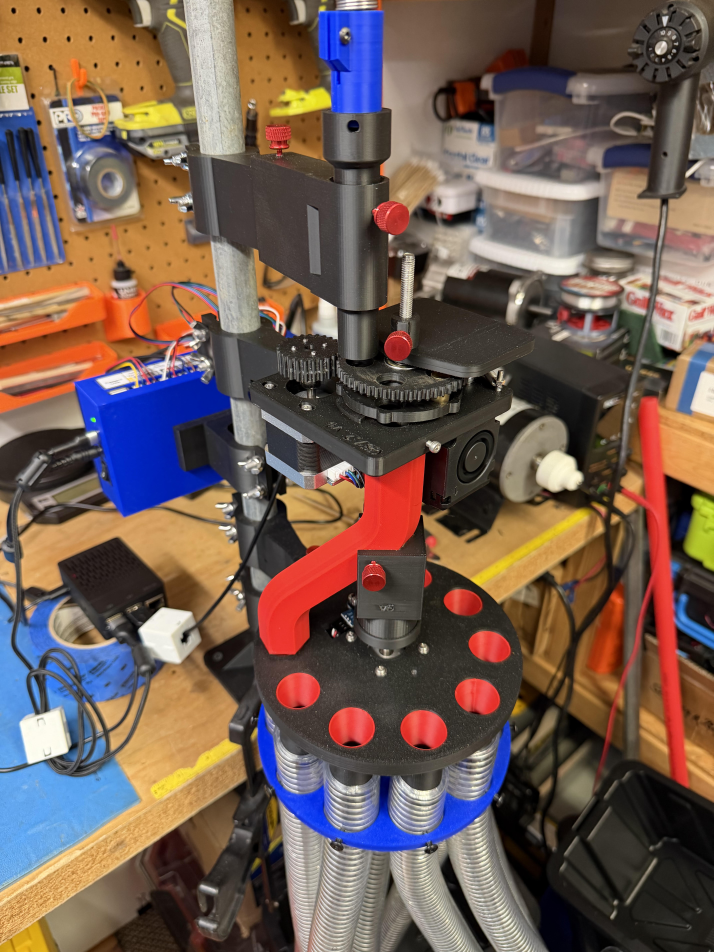
#> input picture hardware/manifold/manifold-1in-hose.jpg, 4284 x 5712 px, given in place of the camera (shown at 1/6 size)
$ python camera_focus_assist.py   (older library calls are emulated)
#> lines starting #> are read from the running program, lines starting #| are printed output that depends on the picture
"""Focus the camera lens by measurement — built for a sealed light tube.

The LightBurn 4K-W (Sunplus 1bcf:28c4, IMX415) advertises V4L2 focus
controls but they are decorative — the lens is a screw-thread MANUAL
focus (probed: focus_absolute 0 vs 1000 = pixel-identical).
The camera lives sealed inside a light-proof tube, so focusing is an
iterative hill-climb: remove housing -> turn lens a noted amount ->
reinsert -> measure -> repeat toward the peak.

Run ON the Pi with the SortIQ service stopped (it owns the device):

    sudo systemctl stop sortiq

    # one reading per insertion, appended to focus_log.txt:
    .venv/bin/python tools/camera_focus_assist.py --note "1/4 CW"

    # or, when the camera is out on the bench and you CAN see it,
    # live mode: prop a target at the tube's lens-to-case distance
    # and turn the lens until the number peaks:
    .venv/bin/python tools/camera_focus_assist.py --live

    sudo systemctl start sortiq

Keep the SAME case in the nest and the LED at the same level for every
measurement — the log records mean brightness so a lighting change that
would skew the comparison is visible. Sharpness is Laplacian variance
on an 8-frame-averaged crop around the brightest blob (the lit case
head); averaging keeps sensor noise from drowning the focus signal.
Each measurement also saves /tmp/focus_check.jpg for an eyeball check.
"""
import argparse
import datetime
import pathlib
import subprocess
import sys

import cv2
import numpy as np

LOG = pathlib.Path(__file__).resolve().parent.parent / "focus_log.txt"
AVG_FRAMES = 8


def open_cam(dev):
#> called with dev = 0
    subprocess.run(
        f"v4l2-ctl -d /dev/video{dev} --set-ctrl auto_exposure=3", shell=True)
#> (this line was passed over: subprocess is not available in this run)
    cap = cv2.VideoCapture(dev, cv2.CAP_V4L2)
    cap.set(cv2.CAP_PROP_FOURCC, cv2.VideoWriter_fourcc(*"MJPG"))
    cap.set(cv2.CAP_PROP_FRAME_WIDTH, 1920)
    cap.set(cv2.CAP_PROP_FRAME_HEIGHT, 1080)
    for _ in range(15):   # AE settle
        cap.read()
#> this loop made 15 passes
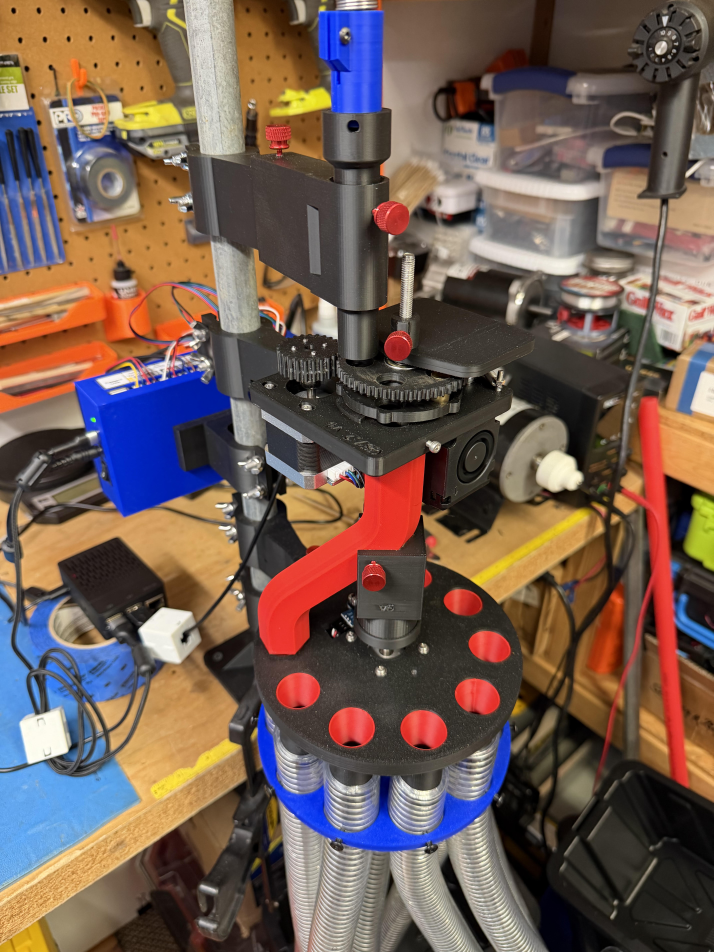
#> input picture hardware/manifold/manifold-1in-hose.jpg, 4284 x 5712 px, given in place of the camera (shown at 1/6 size)
    return cap


def head_crop(gray):
    _, _, _, (x, y) = cv2.minMaxLoc(cv2.GaussianBlur(gray, (51, 51), 0))
    return gray[max(0, y - 160):y + 160, max(0, x - 160):x + 160]


def averaged_reading(cap):
    """Sharpness + brightness on the mean of AVG_FRAMES frames."""
    acc, last = None, None
    n = 0
    while n < AVG_FRAMES:
        ok, f = cap.read()
#> f is the input picture: shape (5712, 4284, 3); mean B, G, R 83.4, 93, 114.2
        if not ok:
            continue
        g = cv2.cvtColor(f, cv2.COLOR_BGR2GRAY).astype(np.float64)
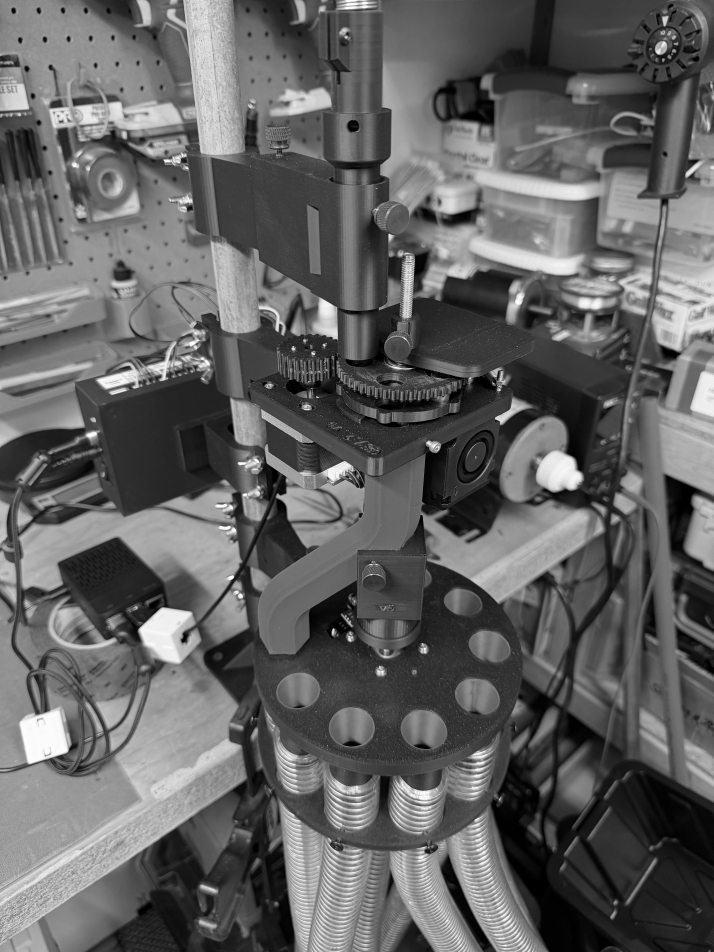
#> g: shape (5712, 4284) float64 (shown at 1/6 size); min 0, max 255, mean 98.3
        acc = g if acc is None else acc + g
        last = f
        n += 1
    mean_img = (acc / n).astype(np.uint8)
    crop = head_crop(mean_img)
#> in head_crop, `_, _, _, (x, y) = cv2.minMaxLoc(cv2.GaussianBlur(gray, (51, 51), 0))`: x = 187; y = 4549
#> in head_crop, `return gray[max(0, y - 160):y + 160, max(0, x - 160):x + 160]`:
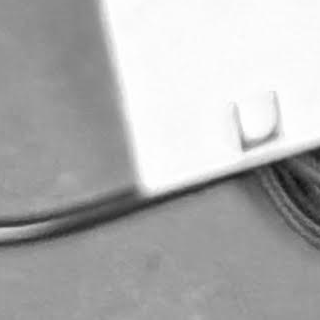
#> returned value: shape (320, 320); min 11, max 255, mean 177
    return (cv2.Laplacian(crop, cv2.CV_64F).var(),
            float(mean_img.mean()), last)


def measure(dev, note):
    cap = open_cam(dev)
    sharp, bright, frame = averaged_reading(cap)
#> sharp = 16.39; bright = 98.29
    cap.release()
    cv2.imwrite("/tmp/focus_check.jpg", frame)

    prev = []
    if LOG.exists():
        prev = [l for l in LOG.read_text().splitlines() if l.strip()]
    stamp = datetime.datetime.now().strftime("%Y-%m-%d %H:%M:%S")
    LOG.open("a").write(
        f"{stamp}  sharpness {sharp:8.1f}  frame-mean {bright:5.1f}"
        f"  {note or ''}\n")

    print(f"\nsharpness: {sharp:.1f}   (frame mean {bright:.1f};"
          f" big brightness swings make readings incomparable)")
#| sharpness: 16.4   (frame mean 98.3; big brightness swings make readings incomparable)
    if prev:
        print("\nhistory:")
        for line in prev[-8:]:
            print("  " + line)
    print(f"  {stamp}  sharpness {sharp:8.1f}  frame-mean {bright:5.1f}"
          f"  {note or ''}   <- this reading")
#|   2026-11-20 07:25:29  sharpness     16.4  frame-mean  98.3     <- this reading
    print(f"\nsnapshot: /tmp/focus_check.jpg   log: {LOG}")


def live(dev):
    cap = open_cam(dev)
    peak = 0.0
    print("Rotate the lens barrel; maximize the number. Ctrl-C to quit.\n")
    try:
        while True:
            ok, frame = cap.read()
            if not ok:
                continue
            crop = head_crop(cv2.cvtColor(frame, cv2.COLOR_BGR2GRAY))
            sharp = cv2.Laplacian(crop, cv2.CV_64F).var()
            peak = max(peak, sharp)
            bar = "#" * int(min(sharp / 60.0, 1.0) * 40)
            print(f"\rsharpness {sharp:7.1f}  peak {peak:7.1f}"
                  f"  |{bar:<40}|", end="", flush=True)
    except KeyboardInterrupt:
        print(f"\n\nbest seen: {peak:.1f}")
    finally:
        cap.release()


if __name__ == "__main__":
    ap = argparse.ArgumentParser(
        description=__doc__, formatter_class=argparse.RawDescriptionHelpFormatter)
    ap.add_argument("device", nargs="?", type=int, default=0,
                    help="video device index (default 0)")
    ap.add_argument("--note", default="",
                    help='what you changed, e.g. "1/4 CW" (logged)')
    ap.add_argument("--live", action="store_true",
                    help="continuous readout for bench focusing")
    args = ap.parse_args()
    if args.live:
        live(args.device)
    else:
        measure(args.device, args.note)

$ run again, on hardware/manifold/manifold-assembled.jpg
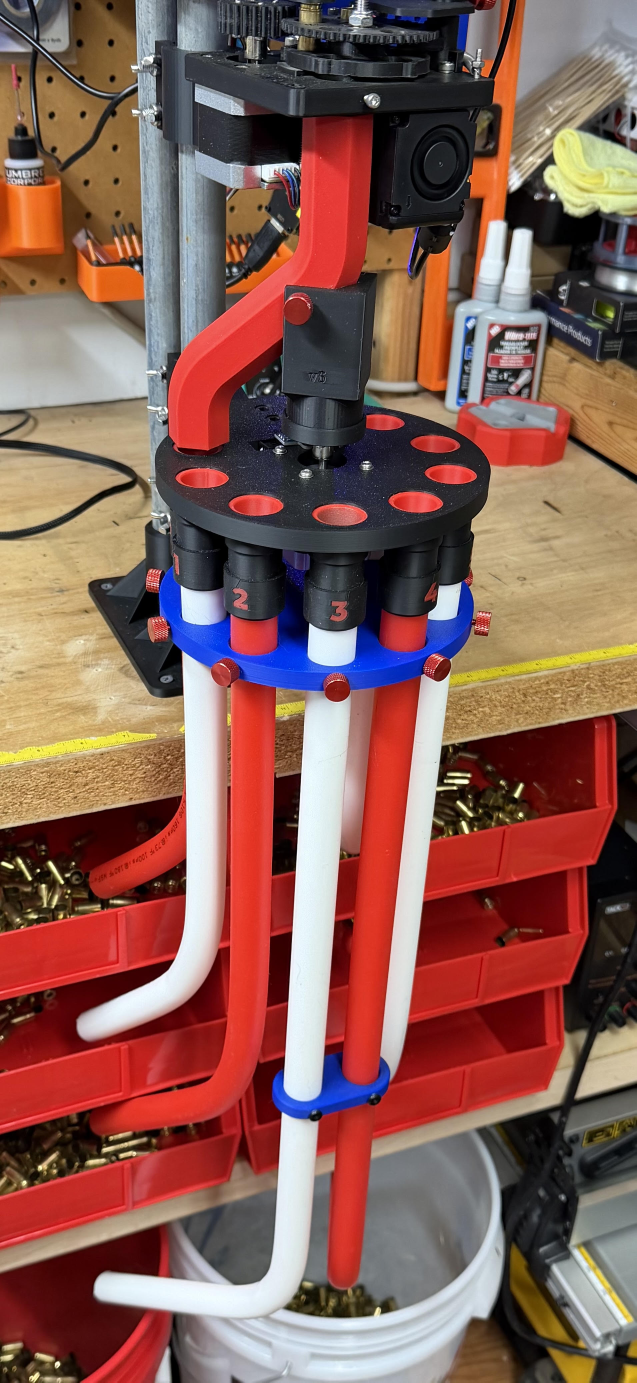
#> input picture hardware/manifold/manifold-assembled.jpg, 1910 x 4147 px, given in place of the camera (shown at 1/3 size)
#> the loop in open_cam, `for _ in range(15):` made 15 passes
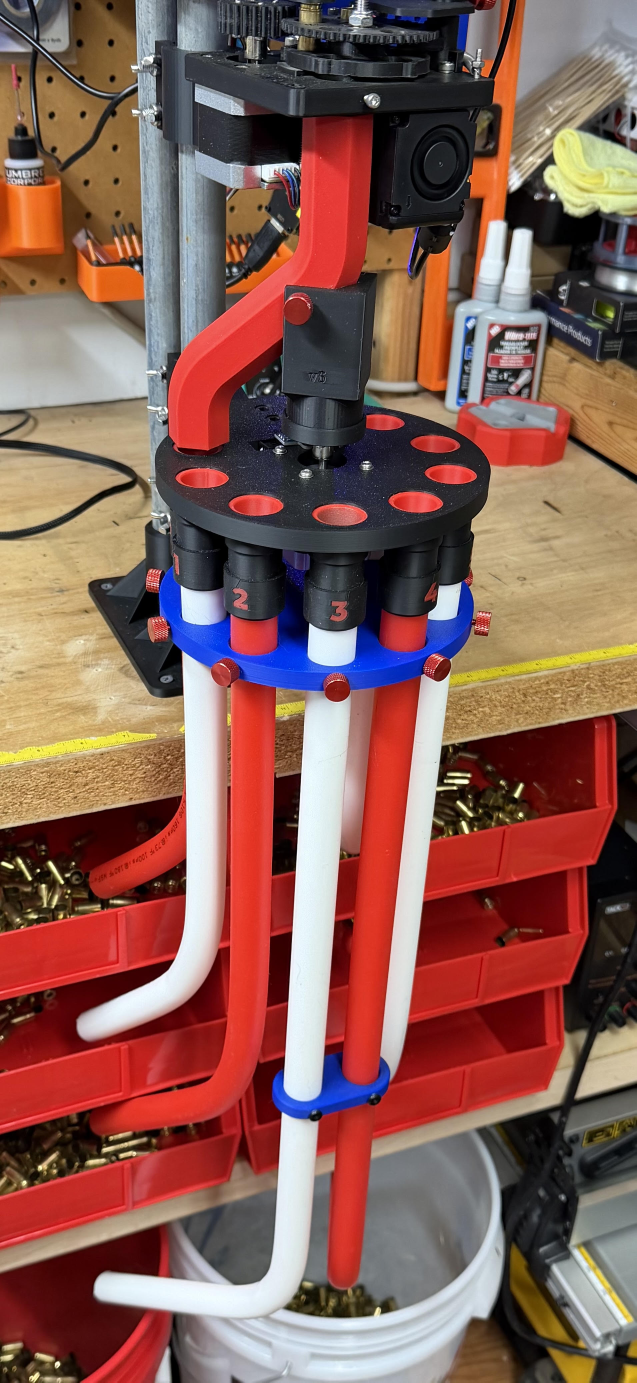
#> input picture hardware/manifold/manifold-assembled.jpg, 1910 x 4147 px, given in place of the camera (shown at 1/3 size)
#> in averaged_reading, f is the input picture: shape (4147, 1910, 3); mean B, G, R 84.5, 93.2, 135.1
#> in averaged_reading, `g = cv2.cvtColor(f, cv2.COLOR_BGR2GRAY).astype(np.float64)`:
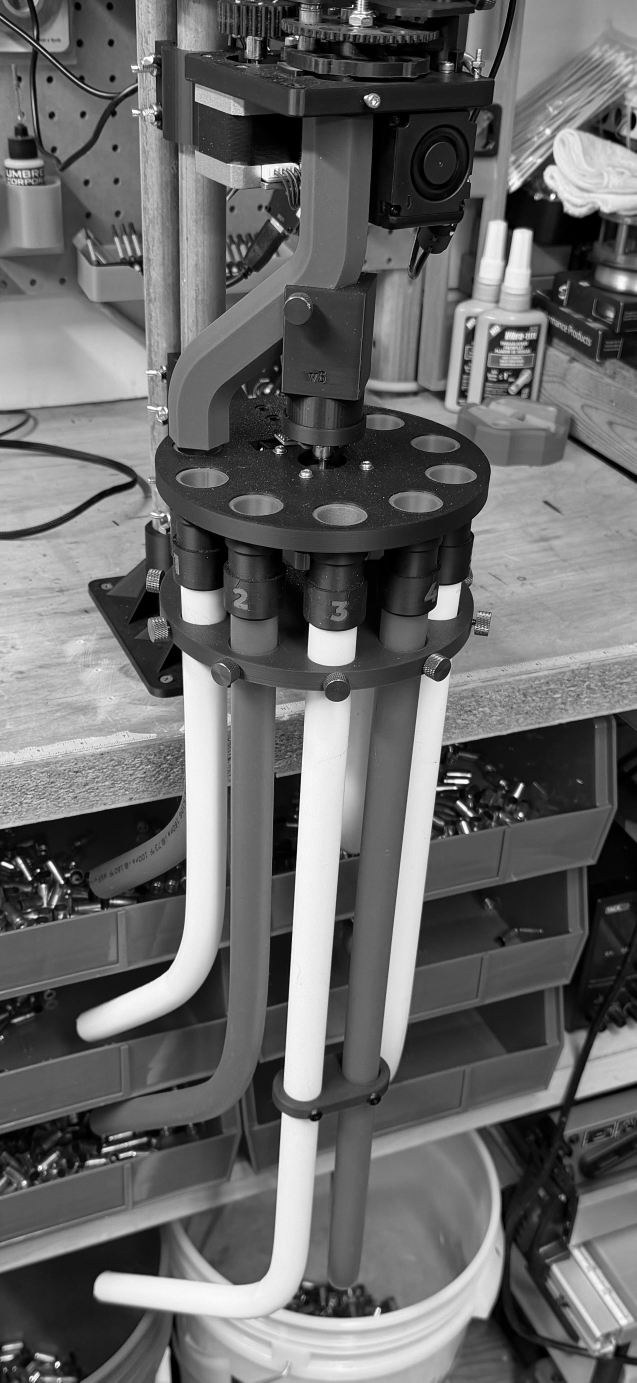
#> g: shape (4147, 1910) float64 (shown at 1/3 size); min 0, max 255, mean 104.7
#> x = 615; y = 3881
#> in head_crop, `return gray[max(0, y - 160):y + 160, max(0, x - 160):x + 160]`:
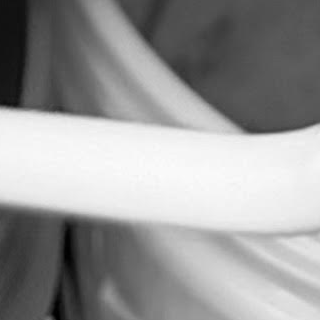
#> returned value: shape (320, 320); min 0, max 252, mean 151
#> sharp = 8.91; bright = 104.7
#| sharpness: 8.9   (frame mean 104.7; big brightness swings make readings incomparable)
#|   2026-11-20 07:25:30  sharpness      8.9  frame-mean 104.7     <- this reading
